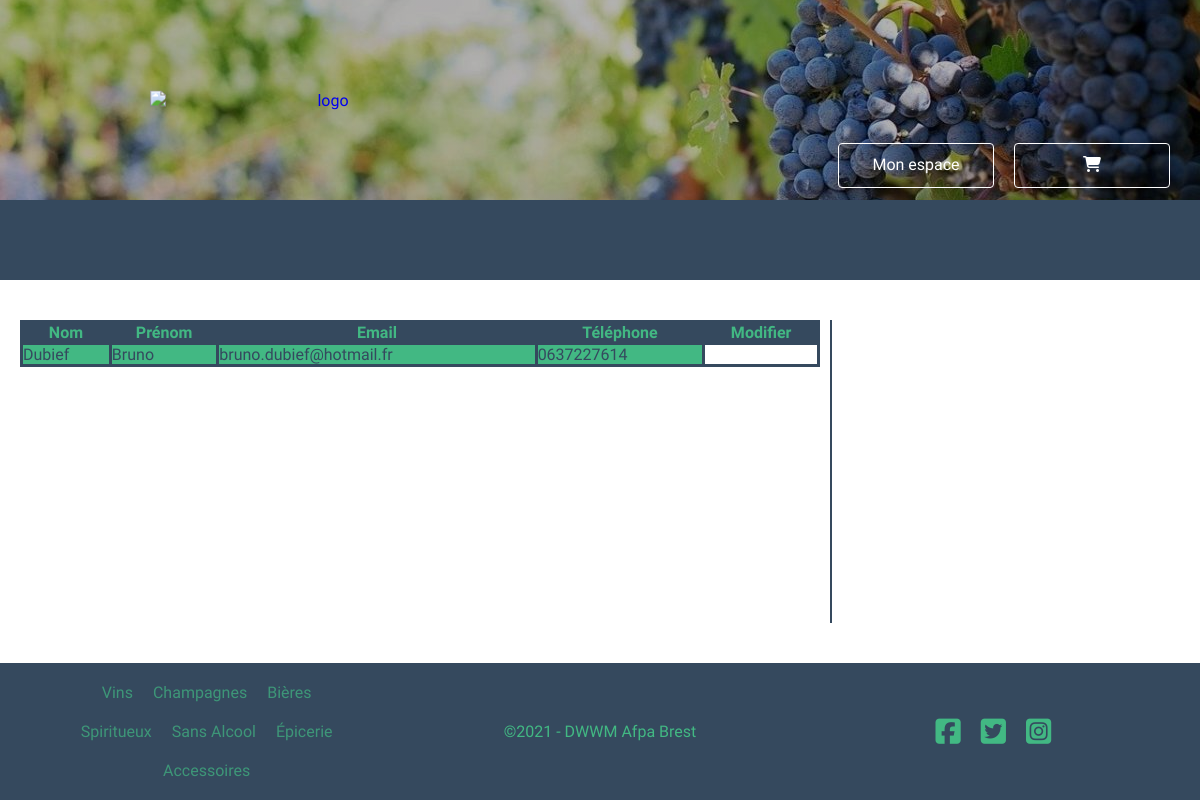
The page /public/index.php?p=Admin/customerList (signed in) on the database its author committed.
### tables this page shows
CREATE TABLE `customer` (
  `id` int(11) NOT NULL,
  `first_name` varchar(50) NOT NULL,
  `last_name` varchar(50) NOT NULL,
  `mail` varchar(50) NOT NULL,
  `passwd` varchar(250) NOT NULL,
  `address_street` varchar(50) NOT NULL,
  `address_zip_code` varchar(50) NOT NULL,
  `address_city` varchar(50) NOT NULL,
  `phone_number` varchar(50) NOT NULL,
  `date_of_birth` date NOT NULL,
  `role_user` varchar(50) DEFAULT NULL
);

### src/controller/AdminController.php (called while the page is built, shortened)
<?php
class AdminController{
    private $adminService;
    public function __construct(){
        $this->adminService = new AdminService();
    }
    public function customerList($params){
        $customerList = $this->getAllCustomer();
        require_once(BACK_ROOT . '/views/ViewCustomerList.php');
        require_once(BACK_ROOT . '/views/template.php');
    }
    public function getAllCustomer () {
        return $this->adminService->customerList();
    }
}

### src/lib/Rooter.php (called while the page is built, shortened)
<?php
class Rooter {
    private $_get = [];
    private $_action;
    private $_params;
    private $_default = [
        'controlleur' => 'ArticlesController',
        'action' => 'afficheAccueil',
        'params' => ''];
    private function explodeUrl(array $get) : void {
        if(isset($get['p']) && $get['p'] != '') {
            $cleanGet = ($get['p'][-1] === '/') ? substr($get['p'],0, -1) : $get['p'];
            $this->_get = explode('/', $cleanGet);
        } else {
            $this->_get = $this->_default;
        }
    }
    private function defineController() : void {
        $file = array_shift($this->_get) . 'Controller';
    }
    private function defineAction() : void {
        $this->_action = (isset($this->_get[0])) ? array_shift($this->_get) : $this->_default['action'];
    }
    private function defineParams() : void {
        $this->_params = (isset($this->_get[0])) ? $this->_get : $this->_default['params'];
    }
    public function getRoot() : void {
        $action = $this->_action;
        $params = $this->_params;
        $new  = new $controller;
        $new->$action($params);
    }
}

### public/index.php (called while the page is built, shortened)
<?php
$rooter = new Rooter($_GET);
$rooter->getRoot();

### src/lib/Autoloader.php (called while the page is built, shortened)
<?php
class Autoloader {
    private static function fileIntergrator(string $files) : void {
        $fileList = self::explodeClassList($files);
        $directoryList = [
            BACK_ROOT . '/lib/',
            BACK_ROOT . '/controller/',
            BACK_ROOT . '/model/dataAccessObject/',
            BACK_ROOT . '/model/entities/',
            BACK_ROOT . '/model/services/'
        ];
    }
    private static function explodeClassList(String $classList) : array {
        return explode(" ", $classList);
    }
    private static function deleteNamespace(String $className) : String {
        $explode = explode('\\', $className);
        return end($explode);
    }
}

### src/model/dataAccessObject/BaseDao.php (called while the page is built, shortened)
<?php
class BaseDao {
    private $_DSN = 'mysql:host=mysql-pieddevigne.alwaysdata.net;dbname=pieddevigne_db_win_beer';
    private $_USER = '232395';
    private $_PWD = 'dwwmafpa29';
    public function __construct() {
        try {
           $this->db = new PDO($this->_DSN, $this->_USER, $this->_PWD);
        } catch(PDOException $e) {
            die('<br>Pas de connexion');
        }
    }
}
?>

### src/model/services/AdminService.php (called while the page is built, shortened)
<?php
class adminService {
    private $adminDao;
    public function __construct()  {
        $this->adminDao = new adminDao();
    }
    public function customerList() {
        $customerList = $this->adminDao->customerList();
        return $customerList;
    }
}

### src/model/dataAccessObject/adminDao.php (called while the page is built, shortened)
<?php
class AdminDao extends BaseDao {
    public function customerList(){
        $connex = $this->db->prepare("SELECT * FROM `customer` ORDER BY last_name");
        $connex->execute();
        while($customerList = $connex->fetch(\PDO::FETCH_ASSOC)) {
            $customer[] = $customerList;
        }
        return $customer;
    }
}

### src/views/ViewCustomerList.php (the view, shortened to what this page needs)
<div class = listing>
    <div class = list>
        <table class = "list_client">
        <thead>
            <tr>
            <th> Nom </th>
            <th> Prénom </th>
            <th> Email </th>
            <th> Téléphone </th>
            <?= ($_SESSION['role'] == ('admin' || 'employee')) ? '<th> Modifier </th>' : '';?>
            </tr>
        </thead>
        <tbody>
        <?php foreach($customerList as $customerS): ?>
            <tr class = "row">
            <td><?=$customerS['last_name']?></td>
            <td><?=$customerS['first_name']?></td>
            <td><?=$customerS['mail']?></td>
            <td><?=$customerS['phone_number']?></td>
            </tr>
        <?php endforeach; ?>
            </tbody>
        </table>
    </div>

### public/assets/css/main.css (style rules this page uses)
* { margin: 0; padding: 0; box-sizing: border-box; font-family: var(--quicksand); }
body { display: grid; grid-template-columns: repeat(12, 1fr); grid-template-rows: 200px 80px 1fr auto; width: 100%; min-height: 100vh; }
.list_client { border-collapse: collapse; border: 3px solid var(--raisin); width: 800px ; margin-left: auto ; margin-right: auto ; }
.list_client thead th { background-color: var(--raisin); color : var(--green); border-collapse: collapse; border: solid 3px var(--raisin); }
.list_client tbody td { background-color: var(--green); color : var(--raisin); border-collapse: collapse; border: 3px solid var(--raisin); }
.listing { display: grid; grid-template-columns: repeat(2, 1fr); grid-template-rows: 1fr; grid-column-gap: 0px; grid-row-gap: 0px; height: 100%; }
.list { grid-area: 1 / 1 / 2 / 2; border-right: 2px solid var(--raisin) ; padding-right: 10px; }

### public/assets/css/variables.css (style rules this page uses)
:root { --blue: #3498db; --blue2: #2980b9; --green: #42b883; --green2: #98D96C; --red: #e74c3c; --red2: #c0392b; --raisin: #35495e; --quicksand: 'Quicksand', sans-serif; --bangers: 'bangers', sans-serif; --york: 'yorkwhiteletter', sans-serif; }

### rows shown on the page
customer: last_name "Dubief", first_name "Bruno", mail "bruno.dubief@hotmail.fr", phone_number "0637227614"
